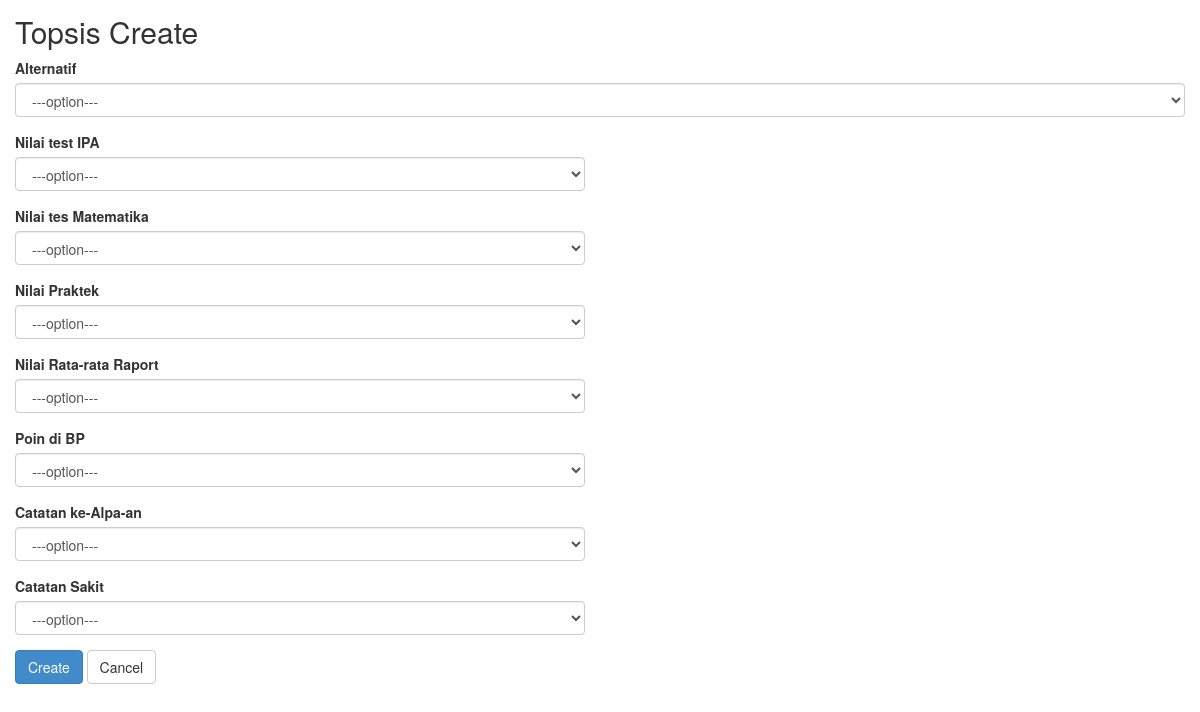
The app's page /index.php/topsis/create with its own data.
### tables this page shows
CREATE TABLE `kriteria` (
  `id` int(11) NOT NULL,
  `kode` varchar(20) NOT NULL,
  `name` varchar(60) NOT NULL,
  `bobot` double NOT NULL
);

### application/controllers/Topsis.php (called while the page is built, shortened)
<?php
class Topsis extends CI_Controller
{
    function __construct()
    {
        $this->load->model('Topsis_model');
        $this->load->model('Alternatif_model');
        $this->load->model('Kriteria_model');
        $this->load->model('Rating_model');
        $this->load->model('Kriteria_rating_model');
        $this->load->library('form_validation');
    }
    public function create()
    {
        $alternatif =  $this->Alternatif_model->get_all();
        $kriteria = $this->Kriteria_model->get_all();
        foreach ($kriteria as $value) {
            $kriteria_rating = $this->Kriteria_rating_model->get_by_id_kriteria($value->id);
            foreach($kriteria_rating as $kr){
                $rating = $this->Rating_model->get_by_id($kr->rating_id);
                $rating_val[$value->id]['id'][] = $rating->name;
                $rating_val[$value->id]['name'][] = $rating->name;
                $rating_val[$value->id]['rating'][] = $rating->rating;
                $rating_val[$value->id]['keterangan'][] = $rating->keterangan;
            }
        }
        $data = array(
            'button' => 'Create',
            'action' => site_url('topsis/create_action'),
            'id' => set_value('id'),
            'alternatif_id' => set_value('alternatif_id'),
            'kriteria_id' => set_value('kriteria_id'),
            'nilai' => set_value('nilai'),
            'alternatif' => $alternatif,
            'kriteria' => $kriteria,
            'rating_val' => $rating_val,
        );
        $this->load->view('topsis/topsis_form', $data);
    }
}

### index.php (called while the page is built, shortened)
<?php
require_once BASEPATH.'core/CodeIgniter.php';

### application/models/Kriteria_model.php (called while the page is built, shortened)
<?php
class Kriteria_model extends CI_Model
{
    public $table = 'kriteria';
    public $id = 'id';
    public $order = 'ASC';
    function get_all()
    {
        $this->db->order_by($this->id, $this->order);
        return $this->db->get($this->table)->result();
    }
}

### application/views/topsis/topsis_form.php (the view, shortened to what this page needs)
<!doctype html>
<html>
    <head>
        <link rel="stylesheet" href="<?php echo base_url('assets/bootstrap/css/bootstrap.min.css') ?>"/>
    </head>
    <body>
        <h2 style="margin-top:0px">Topsis <?php echo $button ?></h2>
        <form action="<?php echo $action; ?>" method="post">
	    <div class="form-group">
            <label for="int">Alternatif<?php echo form_error('alternatif_id') ?></label>
            <select class="form-control" name="alternatif_id" id="alternatif_id">
                <option value="">---option---</option>
            </select>
        </div>
    <?php
        foreach($kriteria as $krt){
    ?>
        <div class = "row">
            <div class="col-md-6">
                <div class="form-group">
                    <label for="int"><?= $krt->name ?></label>
                    <select class="form-control" name="kriteria_<?= $krt->kode ?>">
                        <option value="">---option---</option>
                    </select>
                </div>
            </div>
        </div>
    <?php
        }
    ?>
	    <button type="submit" class="btn btn-primary"><?php echo $button ?></button>
	    <a href="<?php echo site_url('topsis') ?>" class="btn btn-default">Cancel</a>
	</form>
    </body>
</html>

### application/views/topsis/topsis_form.php (style rules this page uses)
body { padding: 15px; }

### records on screen
kriteria: name "Nilai test IPA"
kriteria: name "Nilai tes Matematika"
kriteria: name "Nilai Praktek"
kriteria: name "Nilai Rata-rata Raport"
kriteria: name "Poin di BP"
kriteria: name "Catatan ke-Alpa-an"
kriteria: name "Catatan Sakit"

### other values on screen
$button "Create"
